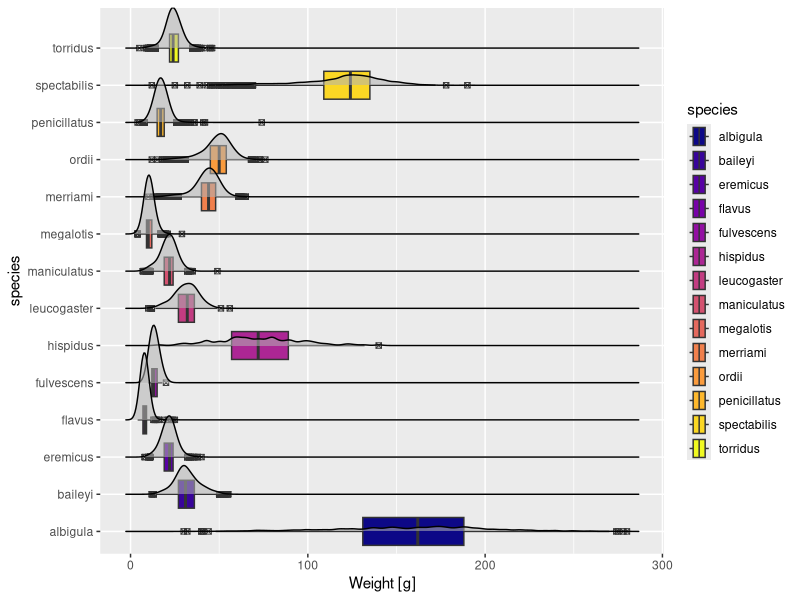
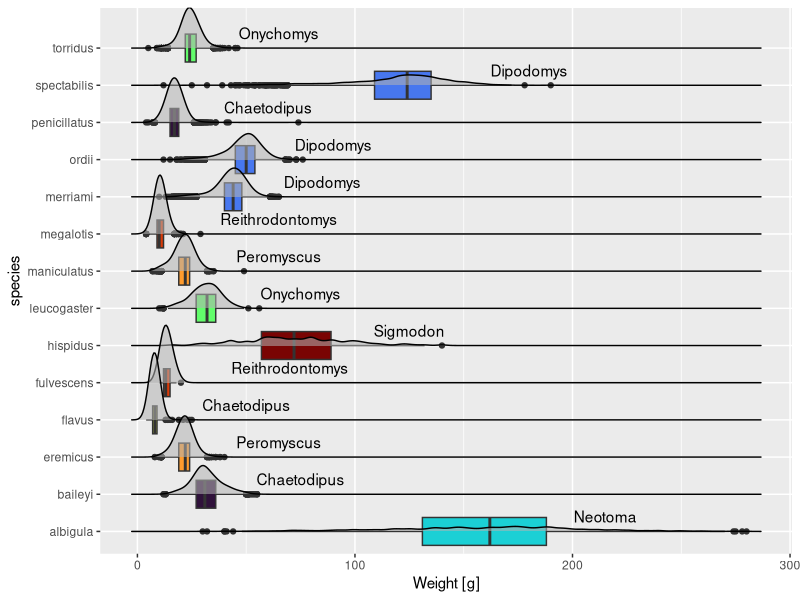

Write R code to recreate these figures, in order.
## ---- chunk 1

library(here)
library(tidyverse)
library(viridis)
library(ggridges)

surveys <- read_csv(here("supporting_artifacts", "continued_learning", "revisions",
                         "Data", "surveys.csv")
                    )

## ---- chunk 2

ggplot(data = surveys, mapping = aes(y = species, x = weight)
       ) + 
  geom_boxplot(mapping = aes(fill = species), outlier.shape = 7, 
               ) +
  labs(x = "Weight [g]", legend = NULL) + 
  scale_colour_viridis_d(aesthetics = "fill", option = "C") + 
  geom_density_ridges(mapping = aes(alpha = 0.15), show.legend = FALSE)

## ---- chunk 3

ggplot(data = surveys, mapping = aes(y = species, x = weight)
       ) + 
  geom_boxplot(mapping = aes(fill = genus), show.legend = FALSE 
               ) +
  labs(x = "Weight [g]", legend = NULL) + 
  scale_colour_viridis_d(aesthetics = "fill", option = "H") + 
  geom_density_ridges(mapping = aes(alpha = 0.25), show.legend = FALSE) + 
  annotate("text", y = 1.4, x = 215, label = "Neotoma") + 
  annotate("text", y = 2.4, x = 75, label = "Chaetodipus") + 
  annotate("text", y = 3.4, x = 65, label = "Peromyscus") + 
  annotate("text", y = 4.4, x = 50, label = "Chaetodipus") + 
  annotate("text", y = 5.4, x = 70, label = "Reithrodontomys") + 
  annotate("text", y = 6.4, x = 125, label = "Sigmodon") + 
  annotate("text", y = 7.4, x = 75, label = "Onychomys") + 
  annotate("text", y = 8.4, x = 65, label = "Peromyscus") + 
  annotate("text", y = 9.4, x = 65, label = "Reithrodontomys") + 
  annotate("text", y = 10.4, x = 85, label = "Dipodomys") + 
  annotate("text", y = 11.4, x = 90, label = "Dipodomys") + 
  annotate("text", y = 12.4, x = 60, label = "Chaetodipus") + 
  annotate("text", y = 13.4, x = 180, label = "Dipodomys") + 
  annotate("text", y = 14.4, x = 65, label = "Onychomys")

